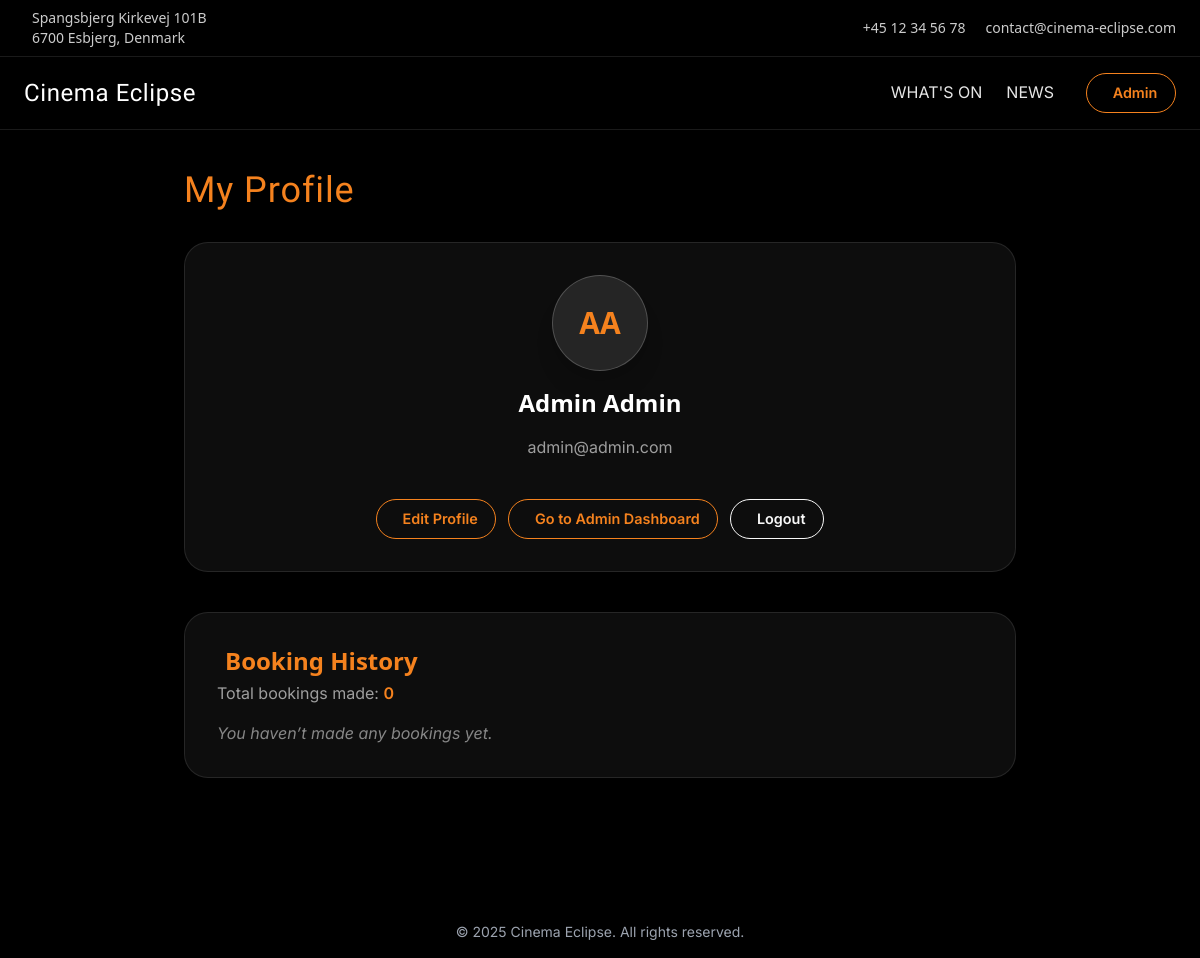
The app's page /views/profile/profile.php (signed in) with its own data.
### tables this page shows
CREATE TABLE users (
    id INT AUTO_INCREMENT PRIMARY KEY,
    email VARCHAR(100) NOT NULL UNIQUE,
    password VARCHAR(255) NOT NULL,
    firstname VARCHAR(50) NOT NULL,
    lastname VARCHAR(50) NOT NULL,
    isAdmin BOOLEAN DEFAULT FALSE
);

### admin_dashboard/views/content_blocks/content_blocks_functions.php (called while the page is built, shortened)
<?php
function getContentBlocks(PDO $db): array {
    $stmt = $db->prepare("SELECT * FROM content_blocks ORDER BY id DESC");
    $stmt->execute();
    return $stmt->fetchAll(PDO::FETCH_ASSOC);
}

### auth/session.php (called while the page is built, shortened)
<?php
class SessionManager
{
    public function __construct(PDO $db, int $timeout = 1800)
    {
        $this->timeout = $timeout;
    }
    public function getUserId(): ?int
    {
        return $_SESSION['user_id'] ?? null;
    }
    public function isAdmin(): bool
    {
        return $_SESSION['isAdmin'] ?? false;
    }
}

### admin_dashboard/views/users/users_functions.php (called while the page is built, shortened)
<?php
function getUserById(PDO $db, int $userId): ?array {
    $stmt = $db->prepare("SELECT id, firstname, lastname, email, isAdmin FROM users WHERE id = ?");
    $stmt->execute([$userId]);
    $user = $stmt->fetch(PDO::FETCH_ASSOC);
    return $user ?: null;
}
?>

### admin_dashboard/views/bookings/bookings_functions.php (called while the page is built, shortened)
<?php
function getBookingsByUserId(PDO $db, int $userId): array
{
    $stmt = $db->prepare("
        SELECT
            b.id AS booking_id,
            b.total_price,
            s.start_time,
            s.end_time,
            m.title AS movie_title,
            r.name AS room_name
        FROM bookings b
        JOIN screenings s ON b.screening_id = s.id
        JOIN movies m ON s.movie_id = m.id
        JOIN screening_rooms r ON r.id = s.screening_room_id
        WHERE b.user_id = ?
        ORDER BY s.start_time DESC
    ");
    $stmt->execute([$userId]);
    $bookings = $stmt->fetchAll(PDO::FETCH_ASSOC);
    return $bookings;
}

### views/profile/profile.php (the view, shortened to what this page needs)
<?php
require_once '../../backend/connection.php';
require_once '../../auth/session.php';
require_once '../../admin_dashboard/views/users/users_functions.php';
require_once '../../admin_dashboard/views/bookings/bookings_functions.php';
$session = new SessionManager($db);
$session->requireLogin();
$userId = $session->getUserId();
$isAdmin = $session->isAdmin();
$user = getUserById($db, $userId);
$isEditing = isset($_GET['edit']) && $_GET['edit'] === 'true';
$bookings = getBookingsByUserId($db, $userId);
$totalBookings = count($bookings);
$firstname = htmlspecialchars($user['firstname']);
$lastname = htmlspecialchars($user['lastname']);
$email = htmlspecialchars($user['email']);
?>
<!DOCTYPE html>
<html lang="en">
<?php include '../../shared/head.php'; ?>
<body class="bg-black text-white font-sans">
<?php include '../../shared/header.php'; ?>
<section class="px-6 md:px-8 py-10 max-w-4xl mx-auto">
    <h1 class="text-4xl font-[Limelight] tracking-wide text-secondary mb-8">My Profile</h1>
    <div class="rounded-3xl border border-white/10 bg-white/5 backdrop-blur p-8 mb-10 shadow-2xl">
        <div class="flex flex-col items-center gap-4">
            <div class="w-24 h-24 rounded-full bg-white/10 border border-white/20
                        flex items-center justify-center text-3xl font-bold text-secondary shadow-xl">
                <?= strtoupper($firstname[0] . ($lastname[0] ?? '')) ?>
            </div>
            <h2 class="text-2xl font-semibold"><?= "$firstname $lastname" ?></h2>
            <p class="text-white/60"><?= $email ?></p>
            <?php if ($isEditing): ?>
                <form method="POST" class="mt-6 w-full max-w-md space-y-4">
                    <input type="text" name="firstname" value="<?= $firstname ?>" placeholder="First name"
                           required class="w-full p-3 rounded-xl bg-black/30 border border-white/10 text-white">
                    <input type="text" name="lastname" value="<?= $lastname ?>" placeholder="Last name"
                           required class="w-full p-3 rounded-xl bg-black/30 border border-white/10 text-white">
                    <input type="email" name="email" value="<?= $email ?>" placeholder="Email"
                           required class="w-full p-3 rounded-xl bg-black/30 border border-white/10 text-white">
                    <input type="password" name="new_password" placeholder="New password (optional)"
                           class="w-full p-3 rounded-xl bg-black/30 border border-white/10 text-white">
                    <input type="password" name="current_password"
                           placeholder="Current password (required)"
                           required class="w-full p-3 rounded-xl bg-black/30 border border-white/10 text-white">
                    <div class="flex gap-3">
                        <button type="submit"
                                class="btn-full w-1/2">
                            Save Changes
                        </button>
                        <a href="profile.php"
                           class="w-1/2 btn-white">
                            Cancel
                        </a>
                    </div>
                </form>
            <?php else: ?>
                <div class="mt-6 flex flex-wrap justify-center gap-3">
                    <a href="profile?edit=true"
                       class="btn">
                        Edit Profile
                    </a>
                    <?php if ($isAdmin): ?>
                        <a href="/cinema-website/admin_dashboard/admin_dashboard.php"
                           class="btn">
                            Go to Admin Dashboard
                        </a>
                    <?php endif; ?>
                    <a href="../../auth/logout.php"
                       class="btn-white">
                        Logout
                    </a>
                </div>
            <?php endif; ?>
        </div>
    </div>
    <div class="rounded-3xl border border-white/10 bg-white/5 backdrop-blur p-8 shadow-2xl">
        <h2 class="text-2xl font-semibold mb-1 text-secondary flex items-center gap-2">
            <i class="pi pi-ticket"></i> Booking History
        </h2>
        <p class="text-white/60 mb-4">
            Total bookings made:
            <span class="text-secondary font-semibold"><?= $totalBookings ?></span>
        </p>
        <?php if (empty($bookings)): ?>
            <p class="text-white/50 italic">You haven’t made any bookings yet.</p>
        <?php endif; ?>
    </div>
</section>
<?php include '../../shared/footer.php'; ?>
</body>
</html>

### shared/header.php (shortened to what this page needs)
<?php
$current = basename($_SERVER['PHP_SELF']);
if (!function_exists('isActive')) {
    function isActive($page, $current) {
        return $current === $page ? 'text-[var(--secondary)] after:scale-x-100' : 'text-white/90 hover:text-[var(--secondary)]';
    }
}
$userName = null;
if (isset($_SESSION['user_id'])) {
    require_once __DIR__ . '/../backend/connection.php';
    $stmt = $db->prepare("SELECT firstname FROM users WHERE id = ?");
    $stmt->execute([$_SESSION['user_id']]);
    $user = $stmt->fetch(PDO::FETCH_ASSOC);
    if ($user && isset($user['firstname'])) {
        $userName = $user['firstname'];
    }
}
require_once __DIR__ . '/../admin_dashboard/views/content_blocks/content_blocks_functions.php';
$blocks = getContentBlocks($db);
$contact = [];
foreach ($blocks as $block) {
    $contact[$block['tag']] = $block['text'];
}
?>
<header class="sticky top-0 z-50">
    <div class="bg-black text-white/80 text-sm border-b border-white/10">
        <div class="max-w-7xl mx-auto px-6 py-2 flex justify-between items-center">
            <div class="flex items-center gap-2">
                <span><?= $contact['contact_address'] ?? 'Address unavailable' ?></span>
            </div>
            <div class="flex items-center gap-4">
                <div class="flex items-center gap-1">
                    <span><?= $contact['contact_phone'] ?? 'Phone unavailable' ?></span>
                </div>
                <div class="hidden md:flex items-center gap-1">
                    <span><?= $contact['contact_email'] ?? 'Email unavailable' ?></span>
                </div>
            </div>
        </div>
    </div>
    <div class="bg-black/70 backdrop-blur supports-[backdrop-filter]:backdrop-blur-md border-b border-white/10">
        <div class="mx-auto max-w-7xl px-6 py-4 flex items-center justify-between">
            <a href="/cinema-website/index.php" class="flex items-center gap-2">
                <span class="text-xl md:text-2xl tracking-wide text-white font-[Limelight]">Cinema Eclipse</span>
            </a>
            <nav class="hidden md:flex items-center gap-6">
                <a href="/cinema-website/views/movies_list/movies_list.php"
                   class="relative pb-0.5 transition after:absolute after:left-0 after:-bottom-0.5 after:h-[2px]
                          after:w-full after:origin-left after:scale-x-0 after:bg-[var(--secondary)]
                          after:transition <?= isActive('movies_list.php', $current) ?>">
                    WHAT'S ON
                </a>
                <a href="/cinema-website/views/news_list/news_list.php"
                   class="relative pb-0.5 transition after:absolute after:left-0 after:-bottom-0.5 after:h-[2px]
                          after:w-full after:origin-left after:scale-x-0 after:bg-[var(--secondary)]
                          after:transition <?= isActive('news_list.php', $current) ?>">
                    NEWS
                </a>
                <div class="flex items-center gap-2 ml-2">
                    <?php if ($userName): ?>
                        <a href="/cinema-website/views/profile/profile.php"
                           class="btn">
                            <i class="pi pi-user"></i> <?= $userName ?>
                        </a>
                    <?php endif; ?>
                </div>
            </nav>
        </div>
    </div>
</header>

### style.css (style rules this page uses)
:root { --primary: #ED6044; --secondary: #f5821e; --white: #f8f8f8; --black: #111111; --primary-font: 'Limelight', cursive; --body-font: 'Inter', sans-serif; }
h1, h3, h4, h5, h6 { font-family: var(--primary-font); }
body, p, li, a { font-family: var(--body-font); }
.bg-black { background-color: var(--black); }
.text-secondary { color: var(--secondary); }
.text-white { color: var(--white); }
.btn, .btn-white, .btn-full { display: inline-flex; align-items: center; justify-content: center; gap: 0.5rem; height: 40px !important; padding: 0 1.1rem !important; border-radius: 9999px; font-weight: 600; font-size: 0.9rem; white-space: nowrap; text-decoration: none; transition: 0.15s ease; }
.btn { border: 1px solid var(--secondary); background-color: transparent; color: var(--secondary); }
.btn-white { border: 1px solid var(--white); background-color: transparent; color: var(--white); }

### records on screen
users: firstname "Admin", firstname+lastname "AA", lastname "Admin", email "admin@admin.com"

### other values on screen
$contact['contact_address'] "Spangsbjerg Kirkevej 101B 6700 Esbjerg, Denmark"
$contact['contact_phone'] "+45 12 34 56 78"
$contact['contact_email'] "contact@cinema-eclipse.com"
$totalBookings "0"
